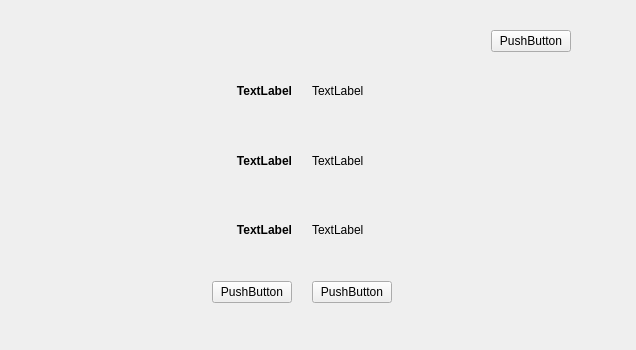
<?xml version="1.0" encoding="UTF-8"?>
<ui version="4.0">
 <class>Form</class>
 <widget class="QWidget" name="Form">
  <property name="geometry">
   <rect>
    <x>0</x>
    <y>0</y>
    <width>636</width>
    <height>350</height>
   </rect>
  </property>
  <property name="windowTitle">
   <string>Form</string>
  </property>
  <layout class="QVBoxLayout" name="verticalLayout">
   <property name="leftMargin">
    <number>20</number>
   </property>
   <property name="topMargin">
    <number>0</number>
   </property>
   <property name="rightMargin">
    <number>0</number>
   </property>
   <property name="bottomMargin">
    <number>0</number>
   </property>
   <item>
    <widget class="QStackedWidget" name="stack_gacc">
     <property name="currentIndex">
      <number>0</number>
     </property>
     <property name="Inner_plugin_2" stdset="0">
      <string>1</string>
     </property>
     <widget class="QWidget" name="page">
      <widget class="QFrame" name="frame_3">
       <property name="geometry">
        <rect>
         <x>0</x>
         <y>50</y>
         <width>564</width>
         <height>221</height>
        </rect>
       </property>
       <property name="frameShape">
        <enum>QFrame::NoFrame</enum>
       </property>
       <property name="frameShadow">
        <enum>QFrame::Plain</enum>
       </property>
       <layout class="QHBoxLayout" name="horizontalLayout">
        <property name="spacing">
         <number>20</number>
        </property>
        <property name="margin">
         <number>0</number>
        </property>
        <item>
         <widget class="QFrame" name="frame">
          <property name="maximumSize">
           <size>
            <width>16777215</width>
            <height>16777215</height>
           </size>
          </property>
          <property name="frameShape">
           <enum>QFrame::NoFrame</enum>
          </property>
          <property name="frameShadow">
           <enum>QFrame::Plain</enum>
          </property>
          <layout class="QVBoxLayout" name="verticalLayout_3">
           <property name="leftMargin">
            <number>0</number>
           </property>
           <property name="rightMargin">
            <number>0</number>
           </property>
           <item>
            <layout class="QHBoxLayout" name="horizontalLayout_9">
             <property name="spacing">
              <number>0</number>
             </property>
             <item>
              <spacer name="horizontalSpacer_8">
               <property name="orientation">
                <enum>Qt::Horizontal</enum>
               </property>
               <property name="sizeHint" stdset="0">
                <size>
                 <width>40</width>
                 <height>20</height>
                </size>
               </property>
              </spacer>
             </item>
             <item>
              <widget class="QLabel" name="lab_enable_l">
               <property name="styleSheet">
                <string notr="true">font: bold;</string>
               </property>
               <property name="text">
                <string>TextLabel</string>
               </property>
               <property name="alignment">
                <set>Qt::AlignRight|Qt::AlignTrailing|Qt::AlignVCenter</set>
               </property>
              </widget>
             </item>
            </layout>
           </item>
           <item>
            <layout class="QHBoxLayout" name="horizontalLayout_8">
             <property name="spacing">
              <number>0</number>
             </property>
             <item>
              <spacer name="horizontalSpacer_9">
               <property name="orientation">
                <enum>Qt::Horizontal</enum>
               </property>
               <property name="sizeHint" stdset="0">
                <size>
                 <width>40</width>
                 <height>20</height>
                </size>
               </property>
              </spacer>
             </item>
             <item>
              <widget class="QLabel" name="lab_ssid_l">
               <property name="styleSheet">
                <string notr="true">font: bold;</string>
               </property>
               <property name="text">
                <string>TextLabel</string>
               </property>
               <property name="alignment">
                <set>Qt::AlignRight|Qt::AlignTrailing|Qt::AlignVCenter</set>
               </property>
              </widget>
             </item>
            </layout>
           </item>
           <item>
            <layout class="QHBoxLayout" name="horizontalLayout_4">
             <property name="spacing">
              <number>0</number>
             </property>
             <item>
              <spacer name="horizontalSpacer_10">
               <property name="orientation">
                <enum>Qt::Horizontal</enum>
               </property>
               <property name="sizeHint" stdset="0">
                <size>
                 <width>40</width>
                 <height>20</height>
                </size>
               </property>
              </spacer>
             </item>
             <item>
              <widget class="QLabel" name="lab_pwd_l">
               <property name="styleSheet">
                <string notr="true">font: bold;</string>
               </property>
               <property name="text">
                <string>TextLabel</string>
               </property>
               <property name="alignment">
                <set>Qt::AlignRight|Qt::AlignTrailing|Qt::AlignVCenter</set>
               </property>
              </widget>
             </item>
            </layout>
           </item>
          </layout>
         </widget>
        </item>
        <item>
         <widget class="QFrame" name="frame_2">
          <property name="maximumSize">
           <size>
            <width>16777215</width>
            <height>16777215</height>
           </size>
          </property>
          <property name="frameShape">
           <enum>QFrame::NoFrame</enum>
          </property>
          <property name="frameShadow">
           <enum>QFrame::Plain</enum>
          </property>
          <layout class="QVBoxLayout" name="verticalLayout_2">
           <property name="leftMargin">
            <number>0</number>
           </property>
           <property name="rightMargin">
            <number>0</number>
           </property>
           <item>
            <layout class="QHBoxLayout" name="horizontalLayout_16">
             <property name="spacing">
              <number>0</number>
             </property>
             <item>
              <widget class="QLabel" name="lab_enable_r">
               <property name="text">
                <string>TextLabel</string>
               </property>
              </widget>
             </item>
             <item>
              <spacer name="horizontalSpacer_13">
               <property name="orientation">
                <enum>Qt::Horizontal</enum>
               </property>
               <property name="sizeHint" stdset="0">
                <size>
                 <width>40</width>
                 <height>20</height>
                </size>
               </property>
              </spacer>
             </item>
            </layout>
           </item>
           <item>
            <layout class="QHBoxLayout" name="horizontalLayout_17">
             <property name="spacing">
              <number>0</number>
             </property>
             <item>
              <widget class="QLabel" name="lab_ssid_r">
               <property name="text">
                <string>TextLabel</string>
               </property>
              </widget>
             </item>
             <item>
              <spacer name="horizontalSpacer_12">
               <property name="orientation">
                <enum>Qt::Horizontal</enum>
               </property>
               <property name="sizeHint" stdset="0">
                <size>
                 <width>40</width>
                 <height>20</height>
                </size>
               </property>
              </spacer>
             </item>
            </layout>
           </item>
           <item>
            <layout class="QHBoxLayout" name="horizontalLayout_18">
             <property name="spacing">
              <number>0</number>
             </property>
             <item>
              <widget class="QLabel" name="lab_pwd_r">
               <property name="text">
                <string>TextLabel</string>
               </property>
              </widget>
             </item>
             <item>
              <spacer name="horizontalSpacer_11">
               <property name="orientation">
                <enum>Qt::Horizontal</enum>
               </property>
               <property name="sizeHint" stdset="0">
                <size>
                 <width>40</width>
                 <height>20</height>
                </size>
               </property>
              </spacer>
             </item>
             <item>
              <spacer name="horizontalSpacer_16">
               <property name="orientation">
                <enum>Qt::Horizontal</enum>
               </property>
               <property name="sizeType">
                <enum>QSizePolicy::Fixed</enum>
               </property>
               <property name="sizeHint" stdset="0">
                <size>
                 <width>60</width>
                 <height>20</height>
                </size>
               </property>
              </spacer>
             </item>
            </layout>
           </item>
          </layout>
         </widget>
        </item>
       </layout>
      </widget>
      <widget class="QFrame" name="frame_5">
       <property name="geometry">
        <rect>
         <x>0</x>
         <y>280</y>
         <width>564</width>
         <height>25</height>
        </rect>
       </property>
       <property name="frameShape">
        <enum>QFrame::NoFrame</enum>
       </property>
       <property name="frameShadow">
        <enum>QFrame::Plain</enum>
       </property>
       <layout class="QHBoxLayout" name="horizontalLayout_2">
        <property name="spacing">
         <number>20</number>
        </property>
        <property name="margin">
         <number>0</number>
        </property>
        <item>
         <spacer name="horizontalSpacer_6">
          <property name="orientation">
           <enum>Qt::Horizontal</enum>
          </property>
          <property name="sizeHint" stdset="0">
           <size>
            <width>40</width>
            <height>20</height>
           </size>
          </property>
         </spacer>
        </item>
        <item>
         <widget class="QPushButton" name="but_modify">
          <property name="text">
           <string>PushButton</string>
          </property>
          <property name="autoDefault">
           <bool>true</bool>
          </property>
         </widget>
        </item>
        <item>
         <widget class="QPushButton" name="but_logout">
          <property name="text">
           <string>PushButton</string>
          </property>
          <property name="autoDefault">
           <bool>true</bool>
          </property>
         </widget>
        </item>
        <item>
         <spacer name="horizontalSpacer_7">
          <property name="orientation">
           <enum>Qt::Horizontal</enum>
          </property>
          <property name="sizeHint" stdset="0">
           <size>
            <width>40</width>
            <height>20</height>
           </size>
          </property>
         </spacer>
        </item>
       </layout>
      </widget>
      <widget class="QFrame" name="frame_8">
       <property name="geometry">
        <rect>
         <x>20</x>
         <y>0</y>
         <width>531</width>
         <height>52</height>
        </rect>
       </property>
       <property name="frameShape">
        <enum>QFrame::NoFrame</enum>
       </property>
       <property name="frameShadow">
        <enum>QFrame::Plain</enum>
       </property>
       <layout class="QHBoxLayout" name="horizontalLayout_14">
        <property name="margin">
         <number>0</number>
        </property>
        <item>
         <widget class="QLabel" name="label_info_err1">
          <property name="sizePolicy">
           <sizepolicy hsizetype="Preferred" vsizetype="Preferred">
            <horstretch>0</horstretch>
            <verstretch>0</verstretch>
           </sizepolicy>
          </property>
          <property name="minimumSize">
           <size>
            <width>390</width>
            <height>0</height>
           </size>
          </property>
          <property name="text">
           <string/>
          </property>
          <property name="alignment">
           <set>Qt::AlignLeading|Qt::AlignLeft|Qt::AlignVCenter</set>
          </property>
          <property name="wordWrap">
           <bool>true</bool>
          </property>
          <property name="openExternalLinks">
           <bool>true</bool>
          </property>
         </widget>
        </item>
        <item>
         <spacer name="horizontalSpacer_15">
          <property name="orientation">
           <enum>Qt::Horizontal</enum>
          </property>
          <property name="sizeHint" stdset="0">
           <size>
            <width>10</width>
            <height>20</height>
           </size>
          </property>
         </spacer>
        </item>
        <item>
         <widget class="QFrame" name="fr_indicator1">
          <property name="sizePolicy">
           <sizepolicy hsizetype="Fixed" vsizetype="Expanding">
            <horstretch>0</horstretch>
            <verstretch>0</verstretch>
           </sizepolicy>
          </property>
          <property name="minimumSize">
           <size>
            <width>35</width>
            <height>0</height>
           </size>
          </property>
          <property name="frameShape">
           <enum>QFrame::NoFrame</enum>
          </property>
          <property name="frameShadow">
           <enum>QFrame::Plain</enum>
          </property>
         </widget>
        </item>
        <item>
         <layout class="QVBoxLayout" name="verticalLayout_8">
          <item>
           <spacer name="verticalSpacer_4">
            <property name="orientation">
             <enum>Qt::Vertical</enum>
            </property>
            <property name="sizeHint" stdset="0">
             <size>
              <width>20</width>
              <height>40</height>
             </size>
            </property>
           </spacer>
          </item>
          <item>
           <widget class="QPushButton" name="but_refresh">
            <property name="text">
             <string>PushButton</string>
            </property>
            <property name="autoDefault">
             <bool>true</bool>
            </property>
           </widget>
          </item>
         </layout>
        </item>
       </layout>
      </widget>
     </widget>
     <widget class="QWidget" name="page_2">
      <property name="page2" stdset="0">
       <number>1</number>
      </property>
      <widget class="QFrame" name="fr_set_top">
       <property name="geometry">
        <rect>
         <x>120</x>
         <y>50</y>
         <width>331</width>
         <height>41</height>
        </rect>
       </property>
       <property name="frameShape">
        <enum>QFrame::NoFrame</enum>
       </property>
       <property name="frameShadow">
        <enum>QFrame::Plain</enum>
       </property>
       <layout class="QVBoxLayout" name="verticalLayout_7">
        <property name="topMargin">
         <number>0</number>
        </property>
        <property name="bottomMargin">
         <number>0</number>
        </property>
        <item>
         <widget class="QRadioButton" name="rdt_disable">
          <property name="text">
           <string>RadioButton</string>
          </property>
         </widget>
        </item>
        <item>
         <widget class="QRadioButton" name="rdt_enable">
          <property name="text">
           <string>RadioButton</string>
          </property>
          <property name="checked">
           <bool>true</bool>
          </property>
         </widget>
        </item>
       </layout>
      </widget>
      <widget class="QFrame" name="fr_set_down">
       <property name="geometry">
        <rect>
         <x>0</x>
         <y>100</y>
         <width>564</width>
         <height>181</height>
        </rect>
       </property>
       <property name="frameShape">
        <enum>QFrame::NoFrame</enum>
       </property>
       <property name="frameShadow">
        <enum>QFrame::Plain</enum>
       </property>
       <layout class="QVBoxLayout" name="verticalLayout_4">
        <property name="spacing">
         <number>0</number>
        </property>
        <property name="margin">
         <number>0</number>
        </property>
        <item>
         <widget class="QFrame" name="frame_7">
          <property name="frameShape">
           <enum>QFrame::NoFrame</enum>
          </property>
          <property name="frameShadow">
           <enum>QFrame::Plain</enum>
          </property>
          <layout class="QHBoxLayout" name="horizontalLayout_5">
           <property name="spacing">
            <number>20</number>
           </property>
           <property name="topMargin">
            <number>2</number>
           </property>
           <property name="bottomMargin">
            <number>2</number>
           </property>
           <item>
            <widget class="QLabel" name="lab_set_ssid">
             <property name="sizePolicy">
              <sizepolicy hsizetype="Expanding" vsizetype="Preferred">
               <horstretch>0</horstretch>
               <verstretch>0</verstretch>
              </sizepolicy>
             </property>
             <property name="styleSheet">
              <string notr="true">font: bold;</string>
             </property>
             <property name="text">
              <string>TextLabel</string>
             </property>
             <property name="alignment">
              <set>Qt::AlignRight|Qt::AlignTop|Qt::AlignTrailing</set>
             </property>
            </widget>
           </item>
           <item>
            <layout class="QHBoxLayout" name="horizontalLayout_12">
             <property name="leftMargin">
              <number>0</number>
             </property>
             <property name="rightMargin">
              <number>9</number>
             </property>
             <item>
              <widget class="QLineEdit" name="edt_ssid">
               <property name="minimumSize">
                <size>
                 <width>150</width>
                 <height>0</height>
                </size>
               </property>
               <property name="maxLength">
                <number>32</number>
               </property>
              </widget>
             </item>
             <item>
              <spacer name="horizontalSpacer">
               <property name="orientation">
                <enum>Qt::Horizontal</enum>
               </property>
               <property name="sizeType">
                <enum>QSizePolicy::Expanding</enum>
               </property>
               <property name="sizeHint" stdset="0">
                <size>
                 <width>40</width>
                 <height>20</height>
                </size>
               </property>
              </spacer>
             </item>
            </layout>
           </item>
          </layout>
         </widget>
        </item>
        <item>
         <widget class="QFrame" name="frame_9">
          <property name="frameShape">
           <enum>QFrame::NoFrame</enum>
          </property>
          <property name="frameShadow">
           <enum>QFrame::Plain</enum>
          </property>
          <layout class="QHBoxLayout" name="horizontalLayout_6">
           <property name="spacing">
            <number>20</number>
           </property>
           <property name="topMargin">
            <number>2</number>
           </property>
           <property name="bottomMargin">
            <number>2</number>
           </property>
           <item>
            <widget class="QLabel" name="lab_set_period">
             <property name="sizePolicy">
              <sizepolicy hsizetype="Expanding" vsizetype="Preferred">
               <horstretch>0</horstretch>
               <verstretch>0</verstretch>
              </sizepolicy>
             </property>
             <property name="styleSheet">
              <string notr="true">font: bold;</string>
             </property>
             <property name="text">
              <string>TextLabel</string>
             </property>
             <property name="alignment">
              <set>Qt::AlignRight|Qt::AlignTrailing|Qt::AlignVCenter</set>
             </property>
            </widget>
           </item>
           <item>
            <layout class="QHBoxLayout" name="horizontalLayout_10">
             <property name="leftMargin">
              <number>0</number>
             </property>
             <property name="rightMargin">
              <number>9</number>
             </property>
             <item>
              <widget class="QComboBox" name="cob_time">
               <item>
                <property name="text">
                 <string>New Item</string>
                </property>
               </item>
              </widget>
             </item>
             <item>
              <spacer name="horizontalSpacer_2">
               <property name="orientation">
                <enum>Qt::Horizontal</enum>
               </property>
               <property name="sizeType">
                <enum>QSizePolicy::Expanding</enum>
               </property>
               <property name="sizeHint" stdset="0">
                <size>
                 <width>40</width>
                 <height>20</height>
                </size>
               </property>
              </spacer>
             </item>
            </layout>
           </item>
          </layout>
         </widget>
        </item>
        <item>
         <widget class="QFrame" name="frame_10">
          <property name="frameShape">
           <enum>QFrame::NoFrame</enum>
          </property>
          <property name="frameShadow">
           <enum>QFrame::Plain</enum>
          </property>
          <layout class="QHBoxLayout" name="horizontalLayout_7">
           <property name="spacing">
            <number>20</number>
           </property>
           <property name="topMargin">
            <number>2</number>
           </property>
           <property name="bottomMargin">
            <number>2</number>
           </property>
           <item>
            <widget class="QLabel" name="lab_set_secure">
             <property name="styleSheet">
              <string notr="true">font: bold;</string>
             </property>
             <property name="text">
              <string>TextLabel</string>
             </property>
             <property name="alignment">
              <set>Qt::AlignRight|Qt::AlignTop|Qt::AlignTrailing</set>
             </property>
            </widget>
           </item>
           <item>
            <widget class="QFrame" name="frame_4">
             <property name="frameShape">
              <enum>QFrame::NoFrame</enum>
             </property>
             <property name="frameShadow">
              <enum>QFrame::Plain</enum>
             </property>
             <layout class="QVBoxLayout" name="verticalLayout_5">
              <property name="spacing">
               <number>4</number>
              </property>
              <property name="leftMargin">
               <number>0</number>
              </property>
              <property name="topMargin">
               <number>0</number>
              </property>
              <property name="bottomMargin">
               <number>2</number>
              </property>
              <item>
               <widget class="QRadioButton" name="rdt_none">
                <property name="text">
                 <string>None</string>
                </property>
               </widget>
              </item>
              <item>
               <widget class="QRadioButton" name="rdt_aes">
                <property name="text">
                 <string>WPA2-PSK[AES]</string>
                </property>
                <property name="checked">
                 <bool>true</bool>
                </property>
               </widget>
              </item>
              <item>
               <widget class="QRadioButton" name="rdt_mix">
                <property name="text">
                 <string>WPA-PSK[TKIP]+WPA2-PSK[AES]</string>
                </property>
               </widget>
              </item>
              <item>
               <spacer name="verticalSpacer_3">
                <property name="orientation">
                 <enum>Qt::Vertical</enum>
                </property>
                <property name="sizeHint" stdset="0">
                 <size>
                  <width>20</width>
                  <height>40</height>
                 </size>
                </property>
               </spacer>
              </item>
             </layout>
            </widget>
           </item>
          </layout>
         </widget>
        </item>
        <item>
         <widget class="QFrame" name="fr_pwd">
          <property name="frameShape">
           <enum>QFrame::NoFrame</enum>
          </property>
          <property name="frameShadow">
           <enum>QFrame::Plain</enum>
          </property>
          <layout class="QVBoxLayout" name="verticalLayout_10">
           <property name="margin">
            <number>0</number>
           </property>
           <item>
            <layout class="QHBoxLayout" name="horizontalLayout_11">
             <property name="spacing">
              <number>20</number>
             </property>
             <property name="leftMargin">
              <number>9</number>
             </property>
             <property name="rightMargin">
              <number>9</number>
             </property>
             <item>
              <widget class="QLabel" name="lab_set_pwd">
               <property name="sizePolicy">
                <sizepolicy hsizetype="Expanding" vsizetype="Preferred">
                 <horstretch>0</horstretch>
                 <verstretch>0</verstretch>
                </sizepolicy>
               </property>
               <property name="styleSheet">
                <string notr="true">font: bold;</string>
               </property>
               <property name="text">
                <string>TextLabel</string>
               </property>
               <property name="alignment">
                <set>Qt::AlignRight|Qt::AlignTop|Qt::AlignTrailing</set>
               </property>
              </widget>
             </item>
             <item>
              <layout class="QVBoxLayout" name="verticalLayout_6">
               <property name="spacing">
                <number>2</number>
               </property>
               <property name="leftMargin">
                <number>0</number>
               </property>
               <property name="rightMargin">
                <number>9</number>
               </property>
               <item>
                <layout class="QHBoxLayout" name="horizontalLayout_13">
                 <item>
                  <widget class="QLineEdit" name="edt_pwd">
                   <property name="sizePolicy">
                    <sizepolicy hsizetype="Preferred" vsizetype="Fixed">
                     <horstretch>0</horstretch>
                     <verstretch>0</verstretch>
                    </sizepolicy>
                   </property>
                   <property name="minimumSize">
                    <size>
                     <width>150</width>
                     <height>0</height>
                    </size>
                   </property>
                   <property name="maxLength">
                    <number>64</number>
                   </property>
                  </widget>
                 </item>
                 <item>
                  <spacer name="horizontalSpacer_3">
                   <property name="orientation">
                    <enum>Qt::Horizontal</enum>
                   </property>
                   <property name="sizeHint" stdset="0">
                    <size>
                     <width>40</width>
                     <height>20</height>
                    </size>
                   </property>
                  </spacer>
                 </item>
                </layout>
               </item>
               <item>
                <widget class="QLabel" name="label_note">
                 <property name="font">
                  <font>
                   <weight>75</weight>
                   <italic>false</italic>
                   <bold>true</bold>
                  </font>
                 </property>
                 <property name="styleSheet">
                  <string notr="true">font: bold;</string>
                 </property>
                 <property name="text">
                  <string>note</string>
                 </property>
                 <property name="wordWrap">
                  <bool>true</bool>
                 </property>
                </widget>
               </item>
               <item>
                <spacer name="verticalSpacer_2">
                 <property name="orientation">
                  <enum>Qt::Vertical</enum>
                 </property>
                 <property name="sizeHint" stdset="0">
                  <size>
                   <width>20</width>
                   <height>40</height>
                  </size>
                 </property>
                </spacer>
               </item>
              </layout>
             </item>
            </layout>
           </item>
          </layout>
         </widget>
        </item>
       </layout>
      </widget>
      <widget class="QFrame" name="frame_6">
       <property name="geometry">
        <rect>
         <x>0</x>
         <y>280</y>
         <width>564</width>
         <height>25</height>
        </rect>
       </property>
       <property name="frameShape">
        <enum>QFrame::NoFrame</enum>
       </property>
       <property name="frameShadow">
        <enum>QFrame::Plain</enum>
       </property>
       <layout class="QHBoxLayout" name="horizontalLayout_3">
        <property name="spacing">
         <number>20</number>
        </property>
        <property name="margin">
         <number>0</number>
        </property>
        <item>
         <spacer name="horizontalSpacer_4">
          <property name="orientation">
           <enum>Qt::Horizontal</enum>
          </property>
          <property name="sizeHint" stdset="0">
           <size>
            <width>40</width>
            <height>20</height>
           </size>
          </property>
         </spacer>
        </item>
        <item>
         <widget class="QPushButton" name="but_apply">
          <property name="text">
           <string>PushButton</string>
          </property>
          <property name="autoDefault">
           <bool>true</bool>
          </property>
         </widget>
        </item>
        <item>
         <widget class="QPushButton" name="but_cancel">
          <property name="text">
           <string>PushButton</string>
          </property>
          <property name="autoDefault">
           <bool>true</bool>
          </property>
         </widget>
        </item>
        <item>
         <spacer name="horizontalSpacer_5">
          <property name="orientation">
           <enum>Qt::Horizontal</enum>
          </property>
          <property name="sizeHint" stdset="0">
           <size>
            <width>40</width>
            <height>20</height>
           </size>
          </property>
         </spacer>
        </item>
       </layout>
      </widget>
      <widget class="QFrame" name="frame_11">
       <property name="geometry">
        <rect>
         <x>20</x>
         <y>0</y>
         <width>531</width>
         <height>52</height>
        </rect>
       </property>
       <property name="frameShape">
        <enum>QFrame::NoFrame</enum>
       </property>
       <property name="frameShadow">
        <enum>QFrame::Plain</enum>
       </property>
       <layout class="QHBoxLayout" name="horizontalLayout_15">
        <property name="margin">
         <number>0</number>
        </property>
        <item>
         <widget class="QLabel" name="label_info_err2">
          <property name="sizePolicy">
           <sizepolicy hsizetype="Preferred" vsizetype="Preferred">
            <horstretch>0</horstretch>
            <verstretch>0</verstretch>
           </sizepolicy>
          </property>
          <property name="minimumSize">
           <size>
            <width>390</width>
            <height>0</height>
           </size>
          </property>
          <property name="text">
           <string/>
          </property>
          <property name="alignment">
           <set>Qt::AlignLeading|Qt::AlignLeft|Qt::AlignVCenter</set>
          </property>
          <property name="wordWrap">
           <bool>true</bool>
          </property>
          <property name="openExternalLinks">
           <bool>true</bool>
          </property>
         </widget>
        </item>
        <item>
         <spacer name="horizontalSpacer_14">
          <property name="orientation">
           <enum>Qt::Horizontal</enum>
          </property>
          <property name="sizeHint" stdset="0">
           <size>
            <width>10</width>
            <height>20</height>
           </size>
          </property>
         </spacer>
        </item>
        <item>
         <widget class="QFrame" name="fr_indicator2">
          <property name="sizePolicy">
           <sizepolicy hsizetype="Fixed" vsizetype="Expanding">
            <horstretch>0</horstretch>
            <verstretch>0</verstretch>
           </sizepolicy>
          </property>
          <property name="minimumSize">
           <size>
            <width>35</width>
            <height>0</height>
           </size>
          </property>
          <property name="frameShape">
           <enum>QFrame::NoFrame</enum>
          </property>
          <property name="frameShadow">
           <enum>QFrame::Plain</enum>
          </property>
         </widget>
        </item>
        <item>
         <layout class="QVBoxLayout" name="verticalLayout_9">
          <item>
           <spacer name="verticalSpacer_5">
            <property name="orientation">
             <enum>Qt::Vertical</enum>
            </property>
            <property name="sizeHint" stdset="0">
             <size>
              <width>20</width>
              <height>40</height>
             </size>
            </property>
           </spacer>
          </item>
          <item>
           <widget class="QPushButton" name="but_refresh2">
            <property name="text">
             <string>PushButton</string>
            </property>
            <property name="autoDefault">
             <bool>true</bool>
            </property>
           </widget>
          </item>
         </layout>
        </item>
       </layout>
      </widget>
     </widget>
    </widget>
   </item>
  </layout>
 </widget>
 <tabstops>
  <tabstop>but_refresh</tabstop>
  <tabstop>but_modify</tabstop>
  <tabstop>but_logout</tabstop>
  <tabstop>but_refresh2</tabstop>
  <tabstop>rdt_disable</tabstop>
  <tabstop>rdt_enable</tabstop>
  <tabstop>edt_ssid</tabstop>
  <tabstop>cob_time</tabstop>
  <tabstop>rdt_none</tabstop>
  <tabstop>rdt_aes</tabstop>
  <tabstop>rdt_mix</tabstop>
  <tabstop>edt_pwd</tabstop>
  <tabstop>but_apply</tabstop>
  <tabstop>but_cancel</tabstop>
 </tabstops>
 <resources/>
 <connections>
  <connection>
   <sender>rdt_disable</sender>
   <signal>clicked()</signal>
   <receiver>fr_set_down</receiver>
   <slot>hide()</slot>
   <hints>
    <hint type="sourcelabel">
     <x>189</x>
     <y>66</y>
    </hint>
    <hint type="destinationlabel">
     <x>144</x>
     <y>101</y>
    </hint>
   </hints>
  </connection>
  <connection>
   <sender>rdt_enable</sender>
   <signal>clicked()</signal>
   <receiver>fr_set_down</receiver>
   <slot>show()</slot>
   <hints>
    <hint type="sourcelabel">
     <x>198</x>
     <y>74</y>
    </hint>
    <hint type="destinationlabel">
     <x>236</x>
     <y>100</y>
    </hint>
   </hints>
  </connection>
 </connections>
</ui>
